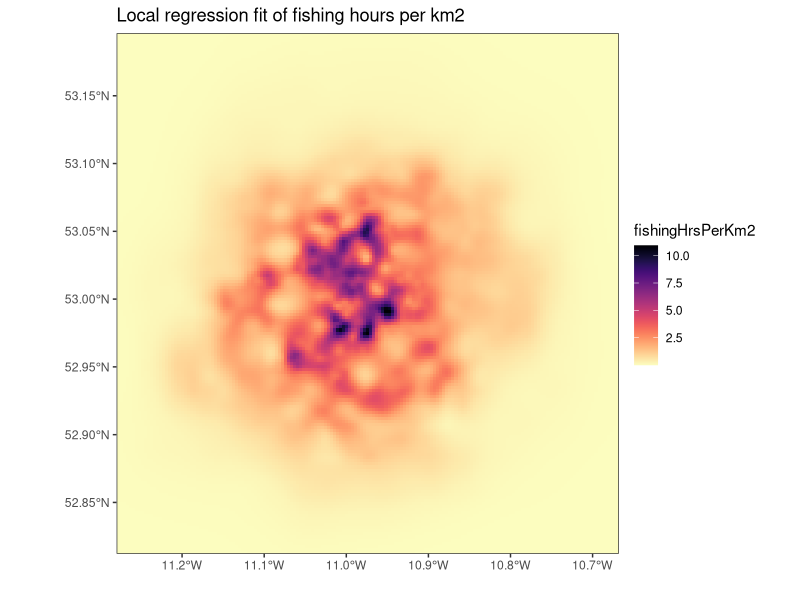
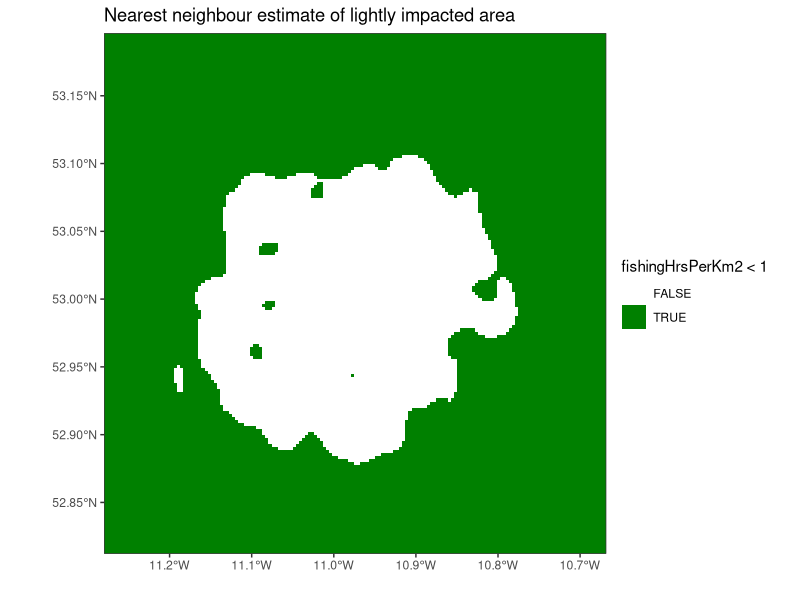
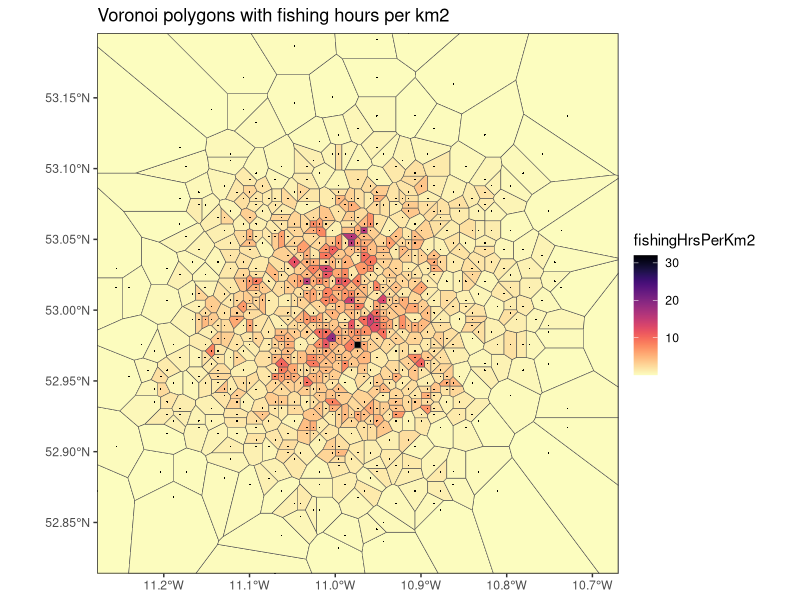
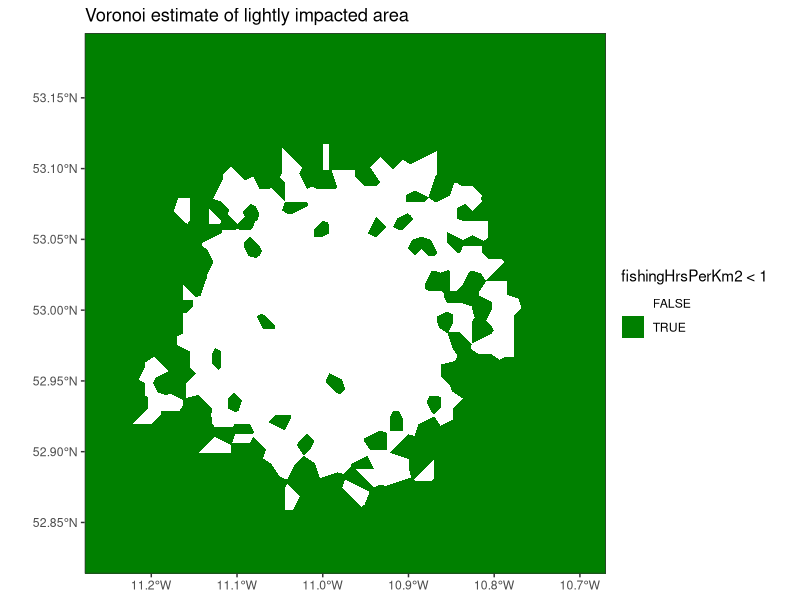
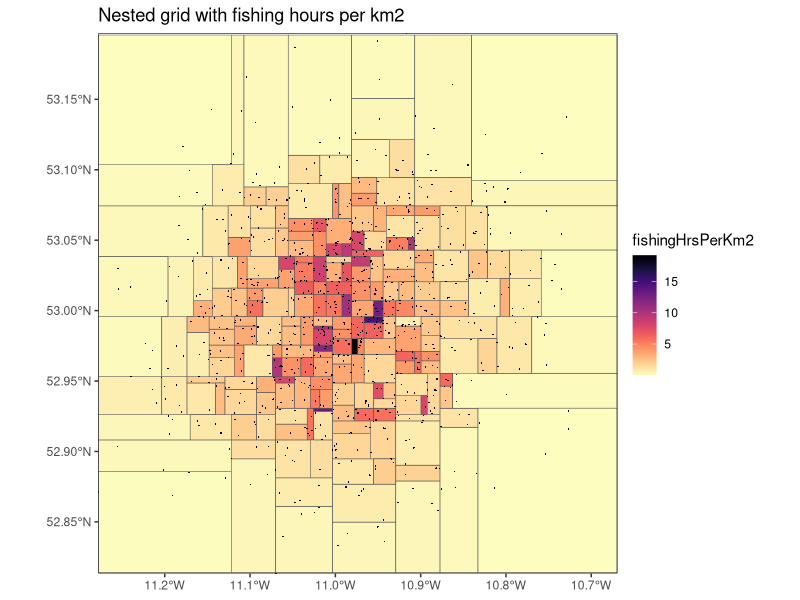
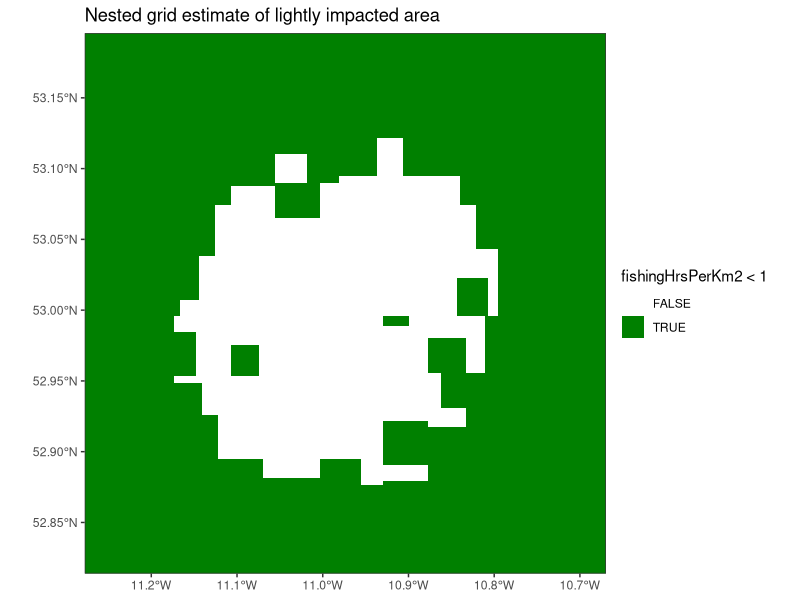

Source code (R) for these figures, in order:
## ---- chunk 1
knitr::opts_chunk$set(echo = TRUE,warning=F,message=F)
## ---- chunk 2
library(sf)
library(dplyr)
library(locfit)
library(ggplot2)
library(viridisLite)
## ---- chunk 3
set.seed(123)
n <- 1000 # Number of points to generate
lon <- rnorm(n, -11, 0.1) # longitude in WGS 84 coordinates
lat <- rnorm(n, 53, 0.06) # latitude in WGS 84 coordinates
fishingHrs <- sample(1:2, n, replace = TRUE) #randomly assign either 1 or 2 hours
vms <- data.frame(lon, lat, fishingHrs)

# project to UTM zone 29N (crs 32629) and add X and Y positions (in meters)
vms <- vms %>% st_as_sf(coords=c('lon','lat'), crs=4326, remove=F) %>% 
  st_transform(crs=32629) %>% 
  mutate(data.frame(st_coordinates(.))) %>%
  st_drop_geometry()
## ---- chunk 4
# First set up a prediction grid (for UTM 29 locations)
pred_grid <- expand.grid(X=seq(min(vms$X),max(vms$X),by=250),
                        Y=seq(min(vms$Y),max(vms$Y),by=250))

# The number of nearest neighbours to use
nn <- 20
nn_prop <- nn / nrow(vms)
# estimate the mean fishing hours at each location
fit_meanhrs <- locfit(fishingHrs ~ lp(X, Y, nn=nn_prop, deg=0, h=0), data=vms)
pred_meanhrs <- predict(fit_meanhrs, newdata=pred_grid)
# estimate the density at each location
fit_density <- locfit(~ lp(X, Y, nn=nn_prop, deg=1, h=0), data=vms)
pred_density <- predict(fit_density, newdata=pred_grid) * nrow(vms) * 1e6
# combine the two to estimate the fishing density (in hours per km^2)
fit <- data.frame(pred_grid, fishingHrsPerKm2=pred_meanhrs * pred_density)
## ---- chunk 5
# Plot the result
ggplot(fit, aes(X, Y)) + geom_raster(aes(fill=fishingHrsPerKm2)) +
  scale_fill_gradientn(colours=viridis(256, option="A", direction=-1)) +
  coord_sf(crs=32629, expand=F) + 
  labs(title = "Local regression fit of fishing hours per km2",x='',y='') +
  theme_test()
## ---- chunk 6
ggplot(fit,aes(X,Y)) + geom_raster(aes(fill=fishingHrsPerKm2<1)) +
  scale_fill_manual(values=c(NA,'#008000'),na.value=NA) +
  coord_sf(crs=32629, expand=F) + 
  labs(title = "Nearest neighbour estimate of lightly impacted area",x='',y='') +
  theme_test()
## ---- chunk 7
vms_grid <- vms %>% 
  mutate(across(c(X, Y), function(x) round(x/500)*500)) %>%
  group_by(X,Y) %>% summarise(fishingHrs=sum(fishingHrs), .groups='drop')

# make it into a simple feature collection
vms_grid_sf <- vms_grid %>% st_as_sf(coords=c("X","Y"), crs = 32629)
## ---- chunk 8
# Voronoi tessellation and crop to deal with some of the edge effects
vms_voronoi <- vms_grid_sf %>% st_union() %>% st_voronoi() %>% 
  st_cast() %>% st_crop(st_bbox(vms_grid_sf))
# Join back to the original data
vms_voronoi <- st_join(st_as_sf(vms_voronoi), vms_grid_sf)
# Calculate fishing hours per km2 in each Voronoi polygon
vms_voronoi$area <- st_area(vms_voronoi)
vms_voronoi$fishingHrsPerKm2 <- vms_voronoi$fishingHrs / as.numeric(vms_voronoi$area) * 1e6
## ---- chunk 9
ggplot() +
  geom_sf(aes(fill = fishingHrsPerKm2),vms_voronoi) +
  scale_fill_gradientn(colours = viridis(256, option = "A", direction=-1)) +
  geom_sf(data=vms_grid_sf,size=0.2,pch=16) +
  coord_sf(crs=32629, expand=F) + 
  labs(title = "Voronoi polygons with fishing hours per km2") +
  theme_test()
## ---- chunk 10
ggplot(vms_voronoi) + geom_sf(aes(fill = fishingHrsPerKm2<1),col=NA) +
  scale_fill_manual(values=c(NA,'#008000'),na.value=NA) +
  coord_sf(crs=32629, expand=F) + 
  labs(title = "Voronoi estimate of lightly impacted area") +
  theme_test()
## ---- chunk 11
# the starting point is to make a rectangle encompassing all datapoints
vms_nest <- vms_grid %>% mutate(x1 = min(X),
                                x2 = max(X),
                                y1 = min(Y),
                                y2 = max(Y),
                                n = length(X))

# set the minimum number of records in each rectangle 
# do not split a rectangle if that results in fewer 
# than 5 records in one of the two new rectangles
minn <- 5
while(max(vms_nest$n)>=minn*2) {
  vms_nest <- vms_nest %>% group_by(x1,x2,y1,y2) %>% 
      mutate(cutx=median(X)  # where to cut along the x axis
             ,cuty=median(Y) # where to cut along the y axis
             ,w=abs(x1-x2)   # width of the rectangle
             ,h=abs(y1-y2)   # height of the rectangle
             # if it is wider than high,cut along x
             ,x1=ifelse(w>h & X>cutx & length(x1)>minn,cutx,x1)
             ,x2=ifelse(w>h & X<=cutx & length(x2)>minn,cutx,x2)
             # if it is higher than wide,cut along y
             ,y1=ifelse(w<=h & Y>cuty & length(y1)>minn,cuty,y1)
             ,y2=ifelse(w<=h & Y<=cuty & length(y2)>minn,cuty,y2)
             ,n=length(X)) %>%
    ungroup()
}

vms_nest <- vms_nest %>% 
  mutate(poly = paste('POLYGON ((',x1,y1,',',x2,y1,', ',x2,y2,',',x1,y2,',',x1,y1,'))'))

# aggregate by rectangle and calculate the fishing hours per km2
vms_nest <- vms_nest %>% group_by(poly) %>%
  summarise(fishingHrs=sum(fishingHrs)) %>% subset(!is.na(poly))
vms_nest$geometry <- st_as_sfc(vms_nest$poly,crs=32629)
vms_nest$area <- st_area(vms_nest$geometry)
vms_nest$fishingHrsPerKm2 <- vms_nest$fishingHrs / as.numeric(vms_nest$area) * 1e6
## ---- chunk 12
ggplot() +
  geom_sf(aes(geometry=geometry,fill = fishingHrsPerKm2),vms_nest) +
  scale_fill_gradientn(colours = viridis(256, option = "A", direction=-1)) +
  geom_sf(data=vms %>% st_as_sf(coords=c('lon','lat'), crs = 4326) ,size=0.2,pch=16) +
  coord_sf(crs=32629, expand=F) + 
  labs(title = "Nested grid with fishing hours per km2") +
  theme_test()
## ---- chunk 13
ggplot(vms_nest) + geom_sf(aes(geometry=geometry,fill = fishingHrsPerKm2<1),col=NA) +
  scale_fill_manual(values=c(NA,'#008000'),na.value=NA) +
  coord_sf(crs=32629,expand=F) + 
  labs(title = "Nested grid estimate of lightly impacted area") +
  theme_test()
